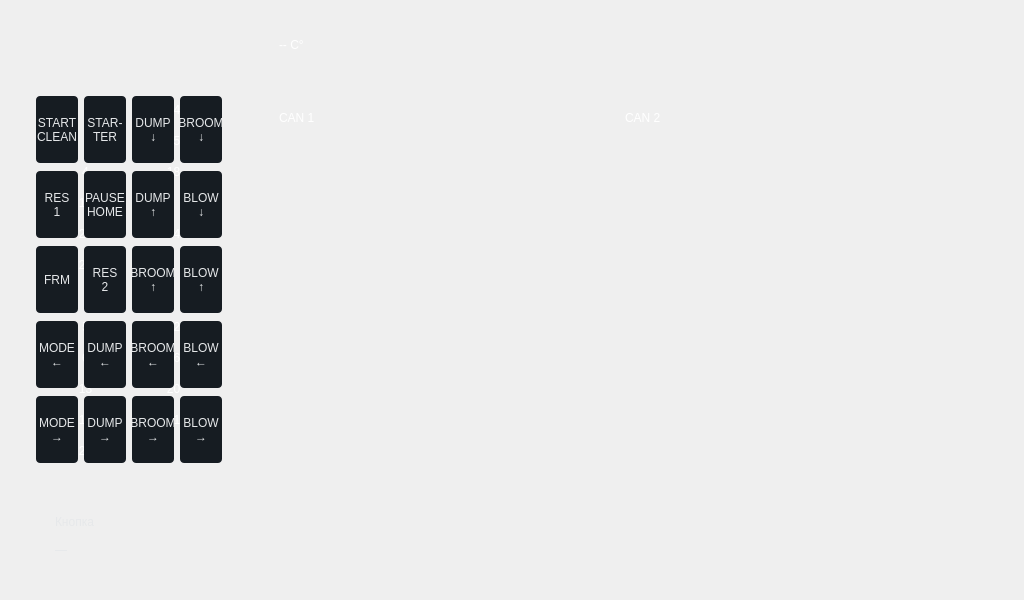
<?xml version="1.0" encoding="UTF-8"?>
<ui version="4.0">
 <class>ServiceGPIOPUForm</class>
 <widget class="QWidget" name="ServiceGPIOPUForm">
  <property name="geometry">
   <rect>
    <x>0</x>
    <y>0</y>
    <width>1024</width>
    <height>600</height>
   </rect>
  </property>
  <property name="windowTitle">
   <string>GPIO TESTING ПУ</string>
  </property>
  <widget class="QFrame" name="frame_background">
   <property name="geometry">
    <rect>
     <x>0</x>
     <y>0</y>
     <width>1024</width>
     <height>600</height>
    </rect>
   </property>
   <property name="styleSheet">
    <string notr="true">QFrame#frame_background
{
  background-image:url(:/Images/Images/settings/gpioPu/background_1.png);
}</string>
   </property>
   <property name="frameShape">
    <enum>QFrame::NoFrame</enum>
   </property>
  </widget>
  <widget class="QLabel" name="label_temperature">
   <property name="geometry">
    <rect>
     <x>279</x>
     <y>28</y>
     <width>130</width>
     <height>34</height>
    </rect>
   </property>
   <property name="styleSheet">
    <string notr="true">color: rgb(255,255,255); font: 26px "Montserrat"; background: transparent;</string>
   </property>
   <property name="text">
    <string>-- C°</string>
   </property>
  </widget>
  <widget class="QLabel" name="label_status">
   <property name="geometry">
    <rect>
     <x>420</x>
     <y>32</y>
     <width>500</width>
     <height>30</height>
    </rect>
   </property>
   <property name="styleSheet">
    <string notr="true">color: rgb(150,156,162); font: 13px "Montserrat"; background: transparent;</string>
   </property>
   <property name="text">
    <string></string>
   </property>
  </widget>
  <widget class="QFrame" name="frame_pins">
   <property name="geometry">
    <rect>
     <x>26</x>
     <y>86</y>
     <width>208</width>
     <height>390</height>
    </rect>
   </property>
   <property name="styleSheet">
    <string notr="true">QFrame#frame_pins
{
  background: transparent;
}</string>
   </property>
   <property name="frameShape">
    <enum>QFrame::NoFrame</enum>
   </property>
   <widget class="QPushButton" name="pushButton_pin4">
    <property name="geometry">
     <rect>
      <x>32</x>
      <y>76</y>
      <width>55</width>
      <height>20</height>
     </rect>
    </property>
    <property name="styleSheet">
     <string notr="true">border-style:none;outline: none;border-image:url(:/Images/Images/settings/gpioPu/indication_gray.png);color: rgb(255,255,255);font: 15px "Montserrat";</string>
    </property>
    <property name="text">
     <string>4</string>
    </property>
    <property name="focusPolicy">
     <enum>Qt::NoFocus</enum>
    </property>
   </widget>
   <widget class="QPushButton" name="pushButton_pin17">
    <property name="geometry">
     <rect>
      <x>32</x>
      <y>107</y>
      <width>55</width>
      <height>20</height>
     </rect>
    </property>
    <property name="styleSheet">
     <string notr="true">border-style:none;outline: none;border-image:url(:/Images/Images/settings/gpioPu/indication_gray.png);color: rgb(255,255,255);font: 15px "Montserrat";</string>
    </property>
    <property name="text">
     <string>17</string>
    </property>
    <property name="focusPolicy">
     <enum>Qt::NoFocus</enum>
    </property>
   </widget>
   <widget class="QPushButton" name="pushButton_pin27">
    <property name="geometry">
     <rect>
      <x>32</x>
      <y>138</y>
      <width>55</width>
      <height>20</height>
     </rect>
    </property>
    <property name="styleSheet">
     <string notr="true">border-style:none;outline: none;border-image:url(:/Images/Images/settings/gpioPu/indication_gray.png);color: rgb(255,255,255);font: 15px "Montserrat";</string>
    </property>
    <property name="text">
     <string>27</string>
    </property>
    <property name="focusPolicy">
     <enum>Qt::NoFocus</enum>
    </property>
   </widget>
   <widget class="QPushButton" name="pushButton_pin22">
    <property name="geometry">
     <rect>
      <x>32</x>
      <y>169</y>
      <width>55</width>
      <height>20</height>
     </rect>
    </property>
    <property name="styleSheet">
     <string notr="true">border-style:none;outline: none;border-image:url(:/Images/Images/settings/gpioPu/indication_gray.png);color: rgb(255,255,255);font: 15px "Montserrat";</string>
    </property>
    <property name="text">
     <string>22</string>
    </property>
    <property name="focusPolicy">
     <enum>Qt::NoFocus</enum>
    </property>
   </widget>
   <widget class="QPushButton" name="pushButton_pin5">
    <property name="geometry">
     <rect>
      <x>32</x>
      <y>231</y>
      <width>55</width>
      <height>20</height>
     </rect>
    </property>
    <property name="styleSheet">
     <string notr="true">border-style:none;outline: none;border-image:url(:/Images/Images/settings/gpioPu/indication_gray.png);color: rgb(255,255,255);font: 15px "Montserrat";</string>
    </property>
    <property name="text">
     <string>5</string>
    </property>
    <property name="focusPolicy">
     <enum>Qt::NoFocus</enum>
    </property>
   </widget>
   <widget class="QPushButton" name="pushButton_pin6">
    <property name="geometry">
     <rect>
      <x>32</x>
      <y>262</y>
      <width>55</width>
      <height>20</height>
     </rect>
    </property>
    <property name="styleSheet">
     <string notr="true">border-style:none;outline: none;border-image:url(:/Images/Images/settings/gpioPu/indication_gray.png);color: rgb(255,255,255);font: 15px "Montserrat";</string>
    </property>
    <property name="text">
     <string>6</string>
    </property>
    <property name="focusPolicy">
     <enum>Qt::NoFocus</enum>
    </property>
   </widget>
   <widget class="QPushButton" name="pushButton_pin13">
    <property name="geometry">
     <rect>
      <x>32</x>
      <y>293</y>
      <width>55</width>
      <height>20</height>
     </rect>
    </property>
    <property name="styleSheet">
     <string notr="true">border-style:none;outline: none;border-image:url(:/Images/Images/settings/gpioPu/indication_gray.png);color: rgb(255,255,255);font: 15px "Montserrat";</string>
    </property>
    <property name="text">
     <string>13</string>
    </property>
    <property name="focusPolicy">
     <enum>Qt::NoFocus</enum>
    </property>
   </widget>
   <widget class="QPushButton" name="pushButton_pin19">
    <property name="geometry">
     <rect>
      <x>32</x>
      <y>324</y>
      <width>55</width>
      <height>20</height>
     </rect>
    </property>
    <property name="styleSheet">
     <string notr="true">border-style:none;outline: none;border-image:url(:/Images/Images/settings/gpioPu/indication_gray.png);color: rgb(255,255,255);font: 15px "Montserrat";</string>
    </property>
    <property name="text">
     <string>19</string>
    </property>
    <property name="focusPolicy">
     <enum>Qt::NoFocus</enum>
    </property>
   </widget>
   <widget class="QPushButton" name="pushButton_pin26">
    <property name="geometry">
     <rect>
      <x>32</x>
      <y>355</y>
      <width>55</width>
      <height>20</height>
     </rect>
    </property>
    <property name="styleSheet">
     <string notr="true">border-style:none;outline: none;border-image:url(:/Images/Images/settings/gpioPu/indication_gray.png);color: rgb(255,255,255);font: 15px "Montserrat";</string>
    </property>
    <property name="text">
     <string>26</string>
    </property>
    <property name="focusPolicy">
     <enum>Qt::NoFocus</enum>
    </property>
   </widget>
   <widget class="QPushButton" name="pushButton_pin14">
    <property name="geometry">
     <rect>
      <x>120</x>
      <y>14</y>
      <width>55</width>
      <height>20</height>
     </rect>
    </property>
    <property name="styleSheet">
     <string notr="true">border-style:none;outline: none;border-image:url(:/Images/Images/settings/gpioPu/indication_gray.png);color: rgb(255,255,255);font: 15px "Montserrat";</string>
    </property>
    <property name="text">
     <string>14</string>
    </property>
    <property name="focusPolicy">
     <enum>Qt::NoFocus</enum>
    </property>
   </widget>
   <widget class="QPushButton" name="pushButton_pin15">
    <property name="geometry">
     <rect>
      <x>120</x>
      <y>45</y>
      <width>55</width>
      <height>20</height>
     </rect>
    </property>
    <property name="styleSheet">
     <string notr="true">border-style:none;outline: none;border-image:url(:/Images/Images/settings/gpioPu/indication_gray.png);color: rgb(255,255,255);font: 15px "Montserrat";</string>
    </property>
    <property name="text">
     <string>15</string>
    </property>
    <property name="focusPolicy">
     <enum>Qt::NoFocus</enum>
    </property>
   </widget>
   <widget class="QPushButton" name="pushButton_pin18">
    <property name="geometry">
     <rect>
      <x>120</x>
      <y>76</y>
      <width>55</width>
      <height>20</height>
     </rect>
    </property>
    <property name="styleSheet">
     <string notr="true">border-style:none;outline: none;border-image:url(:/Images/Images/settings/gpioPu/indication_gray.png);color: rgb(255,255,255);font: 15px "Montserrat";</string>
    </property>
    <property name="text">
     <string>18</string>
    </property>
    <property name="focusPolicy">
     <enum>Qt::NoFocus</enum>
    </property>
   </widget>
   <widget class="QPushButton" name="pushButton_pin24">
    <property name="geometry">
     <rect>
      <x>120</x>
      <y>138</y>
      <width>55</width>
      <height>20</height>
     </rect>
    </property>
    <property name="styleSheet">
     <string notr="true">border-style:none;outline: none;border-image:url(:/Images/Images/settings/gpioPu/indication_gray.png);color: rgb(255,255,255);font: 15px "Montserrat";</string>
    </property>
    <property name="text">
     <string>24</string>
    </property>
    <property name="focusPolicy">
     <enum>Qt::NoFocus</enum>
    </property>
   </widget>
   <widget class="QPushButton" name="pushButton_pin12">
    <property name="geometry">
     <rect>
      <x>120</x>
      <y>231</y>
      <width>55</width>
      <height>20</height>
     </rect>
    </property>
    <property name="styleSheet">
     <string notr="true">border-style:none;outline: none;border-image:url(:/Images/Images/settings/gpioPu/indication_gray.png);color: rgb(255,255,255);font: 15px "Montserrat";</string>
    </property>
    <property name="text">
     <string>12</string>
    </property>
    <property name="focusPolicy">
     <enum>Qt::NoFocus</enum>
    </property>
   </widget>
   <widget class="QPushButton" name="pushButton_pin16">
    <property name="geometry">
     <rect>
      <x>120</x>
      <y>262</y>
      <width>55</width>
      <height>20</height>
     </rect>
    </property>
    <property name="styleSheet">
     <string notr="true">border-style:none;outline: none;border-image:url(:/Images/Images/settings/gpioPu/indication_gray.png);color: rgb(255,255,255);font: 15px "Montserrat";</string>
    </property>
    <property name="text">
     <string>16</string>
    </property>
    <property name="focusPolicy">
     <enum>Qt::NoFocus</enum>
    </property>
   </widget>
   <widget class="QPushButton" name="pushButton_pin20">
    <property name="geometry">
     <rect>
      <x>120</x>
      <y>293</y>
      <width>55</width>
      <height>20</height>
     </rect>
    </property>
    <property name="styleSheet">
     <string notr="true">border-style:none;outline: none;border-image:url(:/Images/Images/settings/gpioPu/indication_gray.png);color: rgb(255,255,255);font: 15px "Montserrat";</string>
    </property>
    <property name="text">
     <string>20</string>
    </property>
    <property name="focusPolicy">
     <enum>Qt::NoFocus</enum>
    </property>
   </widget>
   <widget class="QPushButton" name="pushButton_pin21">
    <property name="geometry">
     <rect>
      <x>120</x>
      <y>324</y>
      <width>55</width>
      <height>20</height>
     </rect>
    </property>
    <property name="styleSheet">
     <string notr="true">border-style:none;outline: none;border-image:url(:/Images/Images/settings/gpioPu/indication_gray.png);color: rgb(255,255,255);font: 15px "Montserrat";</string>
    </property>
    <property name="text">
     <string>21</string>
    </property>
    <property name="focusPolicy">
     <enum>Qt::NoFocus</enum>
    </property>
   </widget>
  </widget>
  <widget class="QFrame" name="frame_keyboard">
   <property name="geometry">
    <rect>
     <x>26</x>
     <y>86</y>
     <width>208</width>
     <height>390</height>
    </rect>
   </property>
   <property name="styleSheet">
    <string notr="true">QFrame#frame_keyboard
{
  background: transparent;
}</string>
   </property>
   <property name="frameShape">
    <enum>QFrame::NoFrame</enum>
   </property>
   <widget class="QPushButton" name="pushButton_key_0_0">
    <property name="geometry">
     <rect>
      <x>10</x>
      <y>10</y>
      <width>42</width>
      <height>67</height>
     </rect>
    </property>
    <property name="styleSheet">
     <string notr="true">border:none;border-radius:4px;background:rgb(22,28,34);color:rgb(230,232,234);font: bold 9px "Montserrat";</string>
    </property>
    <property name="text">
     <string>START
CLEAN</string>
    </property>
    <property name="focusPolicy">
     <enum>Qt::NoFocus</enum>
    </property>
   </widget>
   <widget class="QPushButton" name="pushButton_key_0_1">
    <property name="geometry">
     <rect>
      <x>58</x>
      <y>10</y>
      <width>42</width>
      <height>67</height>
     </rect>
    </property>
    <property name="styleSheet">
     <string notr="true">border:none;border-radius:4px;background:rgb(22,28,34);color:rgb(230,232,234);font: bold 9px "Montserrat";</string>
    </property>
    <property name="text">
     <string>STAR-
TER</string>
    </property>
    <property name="focusPolicy">
     <enum>Qt::NoFocus</enum>
    </property>
   </widget>
   <widget class="QPushButton" name="pushButton_key_0_2">
    <property name="geometry">
     <rect>
      <x>106</x>
      <y>10</y>
      <width>42</width>
      <height>67</height>
     </rect>
    </property>
    <property name="styleSheet">
     <string notr="true">border:none;border-radius:4px;background:rgb(22,28,34);color:rgb(230,232,234);font: bold 9px "Montserrat";</string>
    </property>
    <property name="text">
     <string>DUMP
↓</string>
    </property>
    <property name="focusPolicy">
     <enum>Qt::NoFocus</enum>
    </property>
   </widget>
   <widget class="QPushButton" name="pushButton_key_0_3">
    <property name="geometry">
     <rect>
      <x>154</x>
      <y>10</y>
      <width>42</width>
      <height>67</height>
     </rect>
    </property>
    <property name="styleSheet">
     <string notr="true">border:none;border-radius:4px;background:rgb(22,28,34);color:rgb(230,232,234);font: bold 9px "Montserrat";</string>
    </property>
    <property name="text">
     <string>BROOM
↓</string>
    </property>
    <property name="focusPolicy">
     <enum>Qt::NoFocus</enum>
    </property>
   </widget>
   <widget class="QPushButton" name="pushButton_key_1_0">
    <property name="geometry">
     <rect>
      <x>10</x>
      <y>85</y>
      <width>42</width>
      <height>67</height>
     </rect>
    </property>
    <property name="styleSheet">
     <string notr="true">border:none;border-radius:4px;background:rgb(22,28,34);color:rgb(230,232,234);font: bold 9px "Montserrat";</string>
    </property>
    <property name="text">
     <string>RES
1</string>
    </property>
    <property name="focusPolicy">
     <enum>Qt::NoFocus</enum>
    </property>
   </widget>
   <widget class="QPushButton" name="pushButton_key_1_1">
    <property name="geometry">
     <rect>
      <x>58</x>
      <y>85</y>
      <width>42</width>
      <height>67</height>
     </rect>
    </property>
    <property name="styleSheet">
     <string notr="true">border:none;border-radius:4px;background:rgb(22,28,34);color:rgb(230,232,234);font: bold 9px "Montserrat";</string>
    </property>
    <property name="text">
     <string>PAUSE
HOME</string>
    </property>
    <property name="focusPolicy">
     <enum>Qt::NoFocus</enum>
    </property>
   </widget>
   <widget class="QPushButton" name="pushButton_key_1_2">
    <property name="geometry">
     <rect>
      <x>106</x>
      <y>85</y>
      <width>42</width>
      <height>67</height>
     </rect>
    </property>
    <property name="styleSheet">
     <string notr="true">border:none;border-radius:4px;background:rgb(22,28,34);color:rgb(230,232,234);font: bold 9px "Montserrat";</string>
    </property>
    <property name="text">
     <string>DUMP
↑</string>
    </property>
    <property name="focusPolicy">
     <enum>Qt::NoFocus</enum>
    </property>
   </widget>
   <widget class="QPushButton" name="pushButton_key_1_3">
    <property name="geometry">
     <rect>
      <x>154</x>
      <y>85</y>
      <width>42</width>
      <height>67</height>
     </rect>
    </property>
    <property name="styleSheet">
     <string notr="true">border:none;border-radius:4px;background:rgb(22,28,34);color:rgb(230,232,234);font: bold 9px "Montserrat";</string>
    </property>
    <property name="text">
     <string>BLOW
↓</string>
    </property>
    <property name="focusPolicy">
     <enum>Qt::NoFocus</enum>
    </property>
   </widget>
   <widget class="QPushButton" name="pushButton_key_2_0">
    <property name="geometry">
     <rect>
      <x>10</x>
      <y>160</y>
      <width>42</width>
      <height>67</height>
     </rect>
    </property>
    <property name="styleSheet">
     <string notr="true">border:none;border-radius:4px;background:rgb(22,28,34);color:rgb(230,232,234);font: bold 9px "Montserrat";</string>
    </property>
    <property name="text">
     <string>FRM</string>
    </property>
    <property name="focusPolicy">
     <enum>Qt::NoFocus</enum>
    </property>
   </widget>
   <widget class="QPushButton" name="pushButton_key_2_1">
    <property name="geometry">
     <rect>
      <x>58</x>
      <y>160</y>
      <width>42</width>
      <height>67</height>
     </rect>
    </property>
    <property name="styleSheet">
     <string notr="true">border:none;border-radius:4px;background:rgb(22,28,34);color:rgb(230,232,234);font: bold 9px "Montserrat";</string>
    </property>
    <property name="text">
     <string>RES
2</string>
    </property>
    <property name="focusPolicy">
     <enum>Qt::NoFocus</enum>
    </property>
   </widget>
   <widget class="QPushButton" name="pushButton_key_2_2">
    <property name="geometry">
     <rect>
      <x>106</x>
      <y>160</y>
      <width>42</width>
      <height>67</height>
     </rect>
    </property>
    <property name="styleSheet">
     <string notr="true">border:none;border-radius:4px;background:rgb(22,28,34);color:rgb(230,232,234);font: bold 9px "Montserrat";</string>
    </property>
    <property name="text">
     <string>BROOM
↑</string>
    </property>
    <property name="focusPolicy">
     <enum>Qt::NoFocus</enum>
    </property>
   </widget>
   <widget class="QPushButton" name="pushButton_key_2_3">
    <property name="geometry">
     <rect>
      <x>154</x>
      <y>160</y>
      <width>42</width>
      <height>67</height>
     </rect>
    </property>
    <property name="styleSheet">
     <string notr="true">border:none;border-radius:4px;background:rgb(22,28,34);color:rgb(230,232,234);font: bold 9px "Montserrat";</string>
    </property>
    <property name="text">
     <string>BLOW
↑</string>
    </property>
    <property name="focusPolicy">
     <enum>Qt::NoFocus</enum>
    </property>
   </widget>
   <widget class="QPushButton" name="pushButton_key_3_0">
    <property name="geometry">
     <rect>
      <x>10</x>
      <y>235</y>
      <width>42</width>
      <height>67</height>
     </rect>
    </property>
    <property name="styleSheet">
     <string notr="true">border:none;border-radius:4px;background:rgb(22,28,34);color:rgb(230,232,234);font: bold 9px "Montserrat";</string>
    </property>
    <property name="text">
     <string>MODE
←</string>
    </property>
    <property name="focusPolicy">
     <enum>Qt::NoFocus</enum>
    </property>
   </widget>
   <widget class="QPushButton" name="pushButton_key_3_1">
    <property name="geometry">
     <rect>
      <x>58</x>
      <y>235</y>
      <width>42</width>
      <height>67</height>
     </rect>
    </property>
    <property name="styleSheet">
     <string notr="true">border:none;border-radius:4px;background:rgb(22,28,34);color:rgb(230,232,234);font: bold 9px "Montserrat";</string>
    </property>
    <property name="text">
     <string>DUMP
←</string>
    </property>
    <property name="focusPolicy">
     <enum>Qt::NoFocus</enum>
    </property>
   </widget>
   <widget class="QPushButton" name="pushButton_key_3_2">
    <property name="geometry">
     <rect>
      <x>106</x>
      <y>235</y>
      <width>42</width>
      <height>67</height>
     </rect>
    </property>
    <property name="styleSheet">
     <string notr="true">border:none;border-radius:4px;background:rgb(22,28,34);color:rgb(230,232,234);font: bold 9px "Montserrat";</string>
    </property>
    <property name="text">
     <string>BROOM
←</string>
    </property>
    <property name="focusPolicy">
     <enum>Qt::NoFocus</enum>
    </property>
   </widget>
   <widget class="QPushButton" name="pushButton_key_3_3">
    <property name="geometry">
     <rect>
      <x>154</x>
      <y>235</y>
      <width>42</width>
      <height>67</height>
     </rect>
    </property>
    <property name="styleSheet">
     <string notr="true">border:none;border-radius:4px;background:rgb(22,28,34);color:rgb(230,232,234);font: bold 9px "Montserrat";</string>
    </property>
    <property name="text">
     <string>BLOW
←</string>
    </property>
    <property name="focusPolicy">
     <enum>Qt::NoFocus</enum>
    </property>
   </widget>
   <widget class="QPushButton" name="pushButton_key_4_0">
    <property name="geometry">
     <rect>
      <x>10</x>
      <y>310</y>
      <width>42</width>
      <height>67</height>
     </rect>
    </property>
    <property name="styleSheet">
     <string notr="true">border:none;border-radius:4px;background:rgb(22,28,34);color:rgb(230,232,234);font: bold 9px "Montserrat";</string>
    </property>
    <property name="text">
     <string>MODE
→</string>
    </property>
    <property name="focusPolicy">
     <enum>Qt::NoFocus</enum>
    </property>
   </widget>
   <widget class="QPushButton" name="pushButton_key_4_1">
    <property name="geometry">
     <rect>
      <x>58</x>
      <y>310</y>
      <width>42</width>
      <height>67</height>
     </rect>
    </property>
    <property name="styleSheet">
     <string notr="true">border:none;border-radius:4px;background:rgb(22,28,34);color:rgb(230,232,234);font: bold 9px "Montserrat";</string>
    </property>
    <property name="text">
     <string>DUMP
→</string>
    </property>
    <property name="focusPolicy">
     <enum>Qt::NoFocus</enum>
    </property>
   </widget>
   <widget class="QPushButton" name="pushButton_key_4_2">
    <property name="geometry">
     <rect>
      <x>106</x>
      <y>310</y>
      <width>42</width>
      <height>67</height>
     </rect>
    </property>
    <property name="styleSheet">
     <string notr="true">border:none;border-radius:4px;background:rgb(22,28,34);color:rgb(230,232,234);font: bold 9px "Montserrat";</string>
    </property>
    <property name="text">
     <string>BROOM
→</string>
    </property>
    <property name="focusPolicy">
     <enum>Qt::NoFocus</enum>
    </property>
   </widget>
   <widget class="QPushButton" name="pushButton_key_4_3">
    <property name="geometry">
     <rect>
      <x>154</x>
      <y>310</y>
      <width>42</width>
      <height>67</height>
     </rect>
    </property>
    <property name="styleSheet">
     <string notr="true">border:none;border-radius:4px;background:rgb(22,28,34);color:rgb(230,232,234);font: bold 9px "Montserrat";</string>
    </property>
    <property name="text">
     <string>BLOW
→</string>
    </property>
    <property name="focusPolicy">
     <enum>Qt::NoFocus</enum>
    </property>
   </widget>
  </widget>
  <widget class="QLabel" name="label_keyTitle">
   <property name="geometry">
    <rect>
     <x>55</x>
     <y>510</y>
     <width>170</width>
     <height>24</height>
    </rect>
   </property>
   <property name="styleSheet">
    <string notr="true">color: rgb(230,232,234); font: 16px "Montserrat"; background: transparent;</string>
   </property>
   <property name="text">
    <string>Кнопка</string>
   </property>
  </widget>
  <widget class="QLabel" name="label_keyValue">
   <property name="geometry">
    <rect>
     <x>55</x>
     <y>538</y>
     <width>175</width>
     <height>24</height>
    </rect>
   </property>
   <property name="styleSheet">
    <string notr="true">color: rgb(230,232,234); font: 16px "Montserrat"; background: transparent;</string>
   </property>
   <property name="text">
    <string>—</string>
   </property>
  </widget>
  <widget class="QLabel" name="label_can1Title">
   <property name="geometry">
    <rect>
     <x>279</x>
     <y>100</y>
     <width>88</width>
     <height>36</height>
    </rect>
   </property>
   <property name="styleSheet">
    <string notr="true">color: rgb(255,255,255); font: 26px "Montserrat"; background: transparent;</string>
   </property>
   <property name="text">
    <string>CAN 1</string>
   </property>
  </widget>
  <widget class="QLabel" name="label_can1Indicator">
   <property name="geometry">
    <rect>
     <x>368</x>
     <y>112</y>
     <width>15</width>
     <height>15</height>
    </rect>
   </property>
   <property name="styleSheet">
    <string notr="true">background-image:url(:/Images/Images/settings/gpioPu/indication_can_red.png);</string>
   </property>
  </widget>
  <widget class="QLabel" name="label_can1Info">
   <property name="geometry">
    <rect>
     <x>392</x>
     <y>108</y>
     <width>140</width>
     <height>22</height>
    </rect>
   </property>
   <property name="styleSheet">
    <string notr="true">color: rgb(150,156,162); font: 12px "Montserrat"; background: transparent;</string>
   </property>
   <property name="text">
    <string></string>
   </property>
  </widget>
  <widget class="QPushButton" name="pushButton_can1Pause">
   <property name="geometry">
    <rect>
     <x>538</x>
     <y>104</y>
     <width>30</width>
     <height>30</height>
    </rect>
   </property>
   <property name="styleSheet">
    <string notr="true">border-style:none;outline: none;background-image:url(:/Images/Images/settings/gpioPu/button_pause_off.png);</string>
   </property>
   <property name="focusPolicy">
    <enum>Qt::NoFocus</enum>
   </property>
  </widget>
  <widget class="QFrame" name="frame_can1List">
   <property name="geometry">
    <rect>
     <x>278</x>
     <y>145</y>
     <width>290</width>
     <height>425</height>
    </rect>
   </property>
   <property name="styleSheet">
    <string notr="true">QFrame#frame_can1List
{
  background: transparent;
}</string>
   </property>
   <property name="frameShape">
    <enum>QFrame::NoFrame</enum>
   </property>
  </widget>
  <widget class="QLabel" name="label_can2Title">
   <property name="geometry">
    <rect>
     <x>625</x>
     <y>100</y>
     <width>88</width>
     <height>36</height>
    </rect>
   </property>
   <property name="styleSheet">
    <string notr="true">color: rgb(255,255,255); font: 26px "Montserrat"; background: transparent;</string>
   </property>
   <property name="text">
    <string>CAN 2</string>
   </property>
  </widget>
  <widget class="QLabel" name="label_can2Indicator">
   <property name="geometry">
    <rect>
     <x>714</x>
     <y>112</y>
     <width>15</width>
     <height>15</height>
    </rect>
   </property>
   <property name="styleSheet">
    <string notr="true">background-image:url(:/Images/Images/settings/gpioPu/indication_can_red.png);</string>
   </property>
  </widget>
  <widget class="QLabel" name="label_can2Info">
   <property name="geometry">
    <rect>
     <x>738</x>
     <y>108</y>
     <width>140</width>
     <height>22</height>
    </rect>
   </property>
   <property name="styleSheet">
    <string notr="true">color: rgb(150,156,162); font: 12px "Montserrat"; background: transparent;</string>
   </property>
   <property name="text">
    <string></string>
   </property>
  </widget>
  <widget class="QPushButton" name="pushButton_can2Pause">
   <property name="geometry">
    <rect>
     <x>884</x>
     <y>104</y>
     <width>30</width>
     <height>30</height>
    </rect>
   </property>
   <property name="styleSheet">
    <string notr="true">border-style:none;outline: none;background-image:url(:/Images/Images/settings/gpioPu/button_pause_off.png);</string>
   </property>
   <property name="focusPolicy">
    <enum>Qt::NoFocus</enum>
   </property>
  </widget>
  <widget class="QFrame" name="frame_can2List">
   <property name="geometry">
    <rect>
     <x>624</x>
     <y>145</y>
     <width>290</width>
     <height>425</height>
    </rect>
   </property>
   <property name="styleSheet">
    <string notr="true">QFrame#frame_can2List
{
  background: transparent;
}</string>
   </property>
   <property name="frameShape">
    <enum>QFrame::NoFrame</enum>
   </property>
  </widget>
  <widget class="QPushButton" name="pushButton_saveCan">
   <property name="geometry">
    <rect>
     <x>936</x>
     <y>352</y>
     <width>78</width>
     <height>78</height>
    </rect>
   </property>
   <property name="styleSheet">
    <string notr="true">border-style:none;outline: none;background-image:url(:/Images/Images/settings/gpioPu/button_can_off.png);</string>
   </property>
   <property name="focusPolicy">
    <enum>Qt::NoFocus</enum>
   </property>
  </widget>
  <widget class="QPushButton" name="pushButton_keyboard">
   <property name="geometry">
    <rect>
     <x>936</x>
     <y>432</y>
     <width>78</width>
     <height>78</height>
    </rect>
   </property>
   <property name="styleSheet">
    <string notr="true">border-style:none;outline: none;background-image:url(:/Images/Images/settings/gpioPu/button_keyboard_off.png);</string>
   </property>
   <property name="focusPolicy">
    <enum>Qt::NoFocus</enum>
   </property>
  </widget>
  <widget class="QPushButton" name="pushButton_exit">
   <property name="geometry">
    <rect>
     <x>935</x>
     <y>509</y>
     <width>78</width>
     <height>78</height>
    </rect>
   </property>
   <property name="styleSheet">
    <string notr="true">QPushButton
{
  border-style:none;outline: none;background-image:url(:/Images/Images/settings/gpioPu/button_exit_off.png);
}
QPushButton:pressed
{
  border-style:none;outline: none;background-image:url(:/Images/Images/settings/gpioPu/button_exit_on.png);
}</string>
   </property>
   <property name="focusPolicy">
    <enum>Qt::NoFocus</enum>
   </property>
  </widget>
 </widget>
 <resources/>
 <connections/>
</ui>
